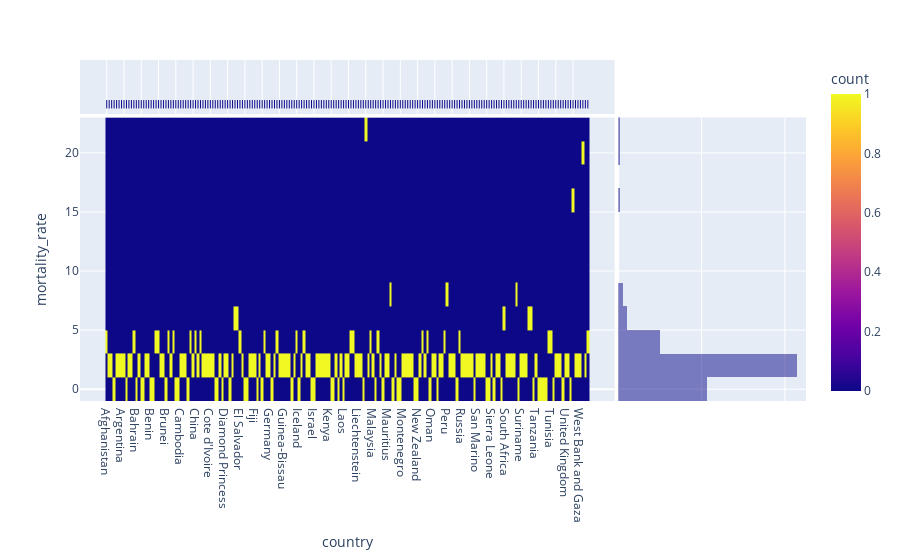

Source (notebook cell):
### Code cell
import plotly.express as px
fig = px.density_heatmap(country_df, x=country_df["country"], y=country_df["mortality_rate"], marginal_x="rug", marginal_y="histogram")
fig.show()

### Figure 1 — Plotly figure (JSON) as saved in the notebook; plotly's stock layout.template omitted (floating-point values rounded to 4 significant figures; data arrays with more than 128 entries replaced by an {"elided": "..."} marker saying what was removed)
{"data": [{"coloraxis": "coloraxis", "hovertemplate": "country=%{x}<br>mortality_rate=%{y}<br>count=%{z}<extra></extra>", "name": "", "type": "histogram2d", "x": {"elided": "196 str values"}, "xaxis": "x", "xbingroup": "x", "y": {"elided": "196 float values"}, "yaxis": "y", "ybingroup": "y"}, {"alignmentgroup": "True", "boxpoints": "all", "fillcolor": "rgba(255,255,255,0)", "hoveron": "points", "hovertemplate": "country=%{x}<extra></extra>", "jitter": 0, "legendgroup": "", "line": {"color": "rgba(255,255,255,0)"}, "marker": {"color": "#0d0887", "symbol": "line-ns-open"}, "name": "", "offsetgroup": "", "showlegend": false, "type": "box", "x": {"elided": "196 str values"}, "xaxis": "x3", "yaxis": "y3"}, {"alignmentgroup": "True", "bingroup": "y", "hovertemplate": "mortality_rate=%{y}<br>count=%{x}<extra></extra>", "legendgroup": "", "marker": {"color": "#0d0887"}, "name": "", "offsetgroup": "", "opacity": 0.5, "showlegend": false, "type": "histogram", "xaxis": "x2", "y": {"elided": "196 float values"}, "yaxis": "y2"}], "layout": {"barmode": "overlay", "coloraxis": {"colorbar": {"title": {"text": "count"}}, "colorscale": [[0, "#0d0887"], [0.1111, "#46039f"], [0.2222, "#7201a8"], [0.3333, "#9c179e"], [0.4444, "#bd3786"], [0.5556, "#d8576b"], [0.6667, "#ed7953"], [0.7778, "#fb9f3a"], [0.8889, "#fdca26"], [1, "#f0f921"]]}, "legend": {"tracegroupgap": 0}, "margin": {"t": 60}, "xaxis": {"anchor": "y", "domain": [0, 0.7363], "title": {"text": "country"}}, "xaxis2": {"anchor": "y2", "domain": [0.7413, 1], "matches": "x2", "showgrid": true, "showline": false, "showticklabels": false, "ticks": ""}, "xaxis3": {"anchor": "y3", "domain": [0, 0.7363], "matches": "x", "showgrid": true, "showticklabels": false}, "xaxis4": {"anchor": "y4", "domain": [0.7413, 1], "matches": "x2", "showgrid": true, "showline": false, "showticklabels": false, "ticks": ""}, "yaxis": {"anchor": "x", "domain": [0, 0.8316], "title": {"text": "mortality_rate"}}, "yaxis2": {"anchor": "x2", "domain": [0, 0.8316], "matches": "y", "showgrid": true, "showticklabels": false}, "yaxis3": {"anchor": "x3", "domain": [0.8416, 1], "matches": "y3", "showgrid": false, "showline": false, "showticklabels": false, "ticks": ""}, "yaxis4": {"anchor": "x4", "domain": [0.8416, 1], "matches": "y3", "showgrid": true, "showline": false, "showticklabels": false, "ticks": ""}}}
